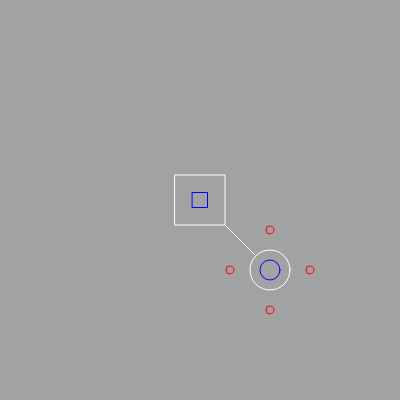
Frame 1 (no input)
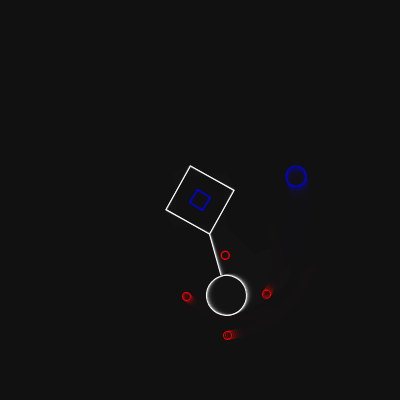
Frame 60 (no input)
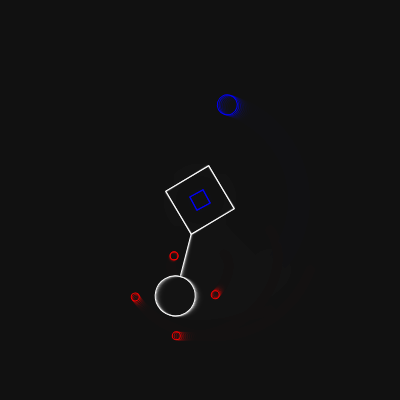
Frame 120 (the mouse pressed at the canvas centre since frame 60)

The p5.js sketch that drew these frames (run headless with seeded random() and noise() and a simulated clock; from frame 60 on, the mouse is pressed at the canvas centre):

// p5.js sketch
// ── sketch.js
const sketchWidth = 400;
const sketchHeight = 400;

function setup() {
  createCanvas(sketchWidth, sketchHeight);
  rectMode(CENTER);
}

let angle = 0;

function draw() {
  background(20, 100);
  noFill();
  strokeWeight(1);

  translate(sketchWidth/2,sketchHeight/2);

  push();
    stroke("white");
    rotate(PI / 360 * angle);
    rect(0, 0, 50, 50);
    circle(70, 70, 40);
    line(25, 25, 55, 55);

    push();
      stroke("red");
      translate(70, 70);
      rotate(PI / 180 * angle);
      circle(40, 0, 8);
      circle(0, 40, 8);
      circle(-40, 0, 8);
      circle(0, -40, 8);
    pop();
  pop();

  push();
    stroke("blue");
    rotate(PI / 180 * angle * -1);
    circle(70, 70, 20)
    rect(0, 0, 15, 15);
  pop();


  angle = angle + 1;

}
